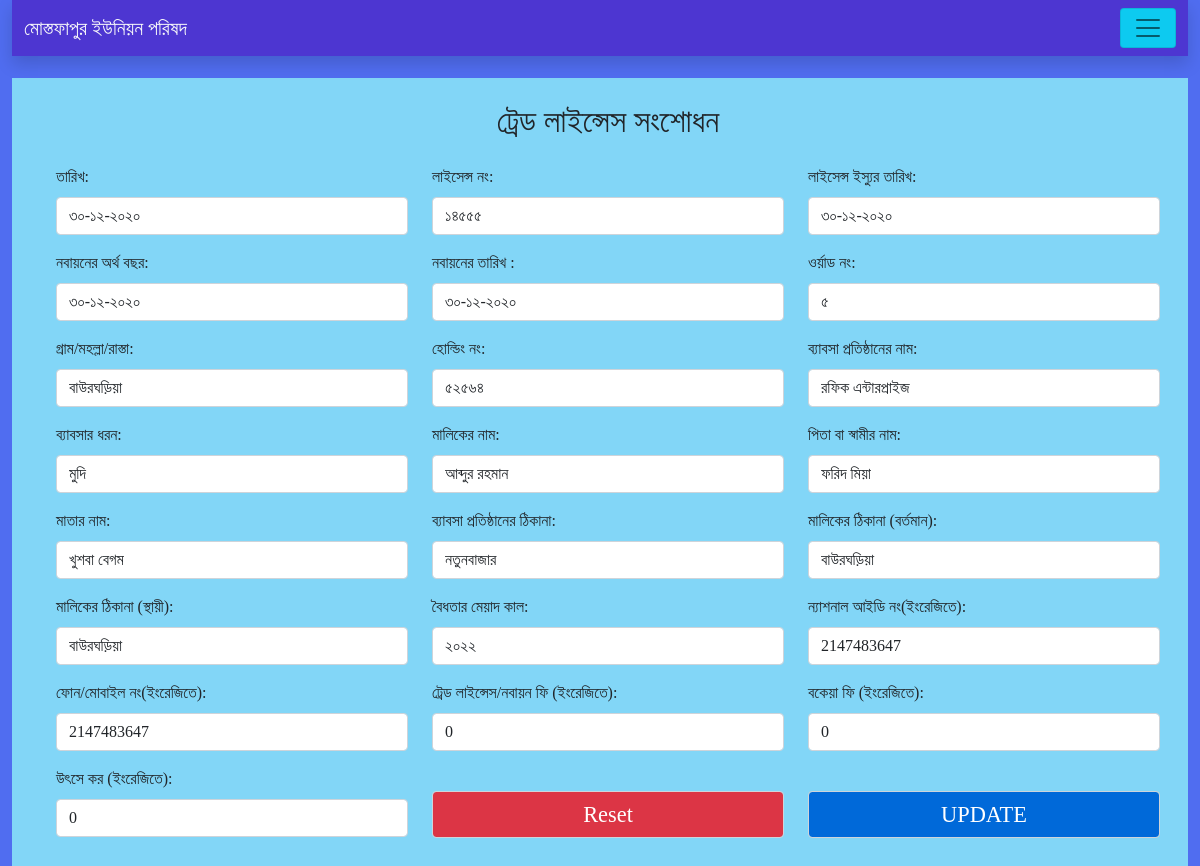
Page /edit_trade.php?status=edit&&id=2 on the committed database.
### tables this page shows
CREATE TABLE `trade` (
  `id` int(50) NOT NULL,
  `t_date` varchar(15) NOT NULL,
  `t_licence_no` varchar(30) NOT NULL,
  `t_licence_day` varchar(15) NOT NULL,
  `t_renewal_y` varchar(15) NOT NULL,
  `t_renewal_d` varchar(15) NOT NULL,
  `t_word` varchar(10) NOT NULL,
  `t_village` varchar(100) NOT NULL,
  `t_holding` varchar(20) NOT NULL,
  `t_business_name` varchar(200) NOT NULL,
  `t_business_type` varchar(200) NOT NULL,
  `t_owner` varchar(100) NOT NULL,
  `t_owner_dad` varchar(100) NOT NULL,
  `t_owner_mom` varchar(100) NOT NULL,
  `t_owner_adr` varchar(200) NOT NULL,
  `t_owner_adr_pr` varchar(200) NOT NULL,
  `t_owner_adr_perm` varchar(200) NOT NULL,
  `t_valid` varchar(50) NOT NULL,
  `t_nid` varchar(20) NOT NULL,
  `t_mobile` varchar(15) NOT NULL,
  `t_trade_fee` int(20) NOT NULL,
  `t_back_fee` int(20) NOT NULL,
  `t_income_tax` int(20) NOT NULL,
  `t_img` varchar(250) NOT NULL
);

### class/admin_back.php (called while the page is built, shortened)
<?php
          class admin_program{
          private $conn;
          public function __construct()
          {
                      $db_host="localhost";
                      $db_user="root";
                      $db_pass="";
                      $db_name="union";
                      $this->conn=mysqli_connect($db_host,$db_user,$db_pass,$db_name);
          }
              function trade_edit($id){
                      $query="SELECT * FROM trade WHERE id=$id";
                      $edit_trade_info=mysqli_query($this->conn,$query);
                      return $edit_trade_info;
              }
        }
?>

### edit_trade.php (the view, shortened to what this page needs)
<?php
         include('class/admin_back.php');
         $obj= new admin_program();
         if(isset($_GET['status'])){
           if($_GET['status']=='edit'){
                $get_id=$_GET['id'];
            $trad_dis=$obj->trade_edit($get_id);
           }
          }
?>
<?php
           include('includes/head.php');
           include('includes/nav.php');
?>
     <div class="trade">
    <div class="container-fluid m-2">
    <?php
         while($r=mysqli_fetch_assoc($trad_dis)){
    ?>
      <form action="" method="POST" class="form p-4" enctype="multipart/form-data">
        <div class="row">
           <h2 class="text-dark pb-3"> ট্রেড লাইন্সেস সংশোধন</h2>
        <div class="col-lg-4 col-md-6">
            <div class="mb-3">
              <label for="date" class="form-label"> তারিখ:</label>
              <input type="text" class="form-control" id="date" name="u_t_date" value="<?php echo $r['t_date'];   ?>">
            </div>
          </div>
          <div class="col-lg-4 col-md-6">
            <div class="mb-3">
              <label for="licence_no" class="form-label"> লাইসেন্স নং:</label>
              <input type="text" class="form-control" id="licence_no" name="u_t_licence_no" value="<?php echo $r['t_licence_no'];   ?>">
            </div>
          </div>
          <div class="col-lg-4 col-md-6">
              <div class="mb-3">
                <label for="licence_day" class="form-label"> লাইসেন্স ইস্যুর তারিখ:</label>
                <input type="text" class="form-control" id="licence_day" name="u_t_licence_day" value="<?php echo $r['t_licence_day'];   ?>">
              </div>
          </div>
          <div class="col-lg-4 col-md-6">
              <div class="mb-3">
                <label for="renewal_y" class="form-label"> নবায়নের অর্থ বছর: </label>
                <input type="text" class="form-control" id="renewal_y" name="u_t_renewal_y" value="<?php echo $r['t_renewal_y'];   ?>">
              </div>
          </div>
          <div class="col-lg-4 col-md-6">
              <div class="mb-3">
                <label for="renewal_d" class="form-label"> নবায়নের তারিখ : </label>
                <input type="text" class="form-control" id="renewal_d" name="u_t_renewal_d" value="<?php echo $r['t_renewal_d'];   ?>">
              </div>
          </div>
          <div class="col-lg-4 col-md-6">
            <div class="mb-3">
                <label for="word" class="form-label"> ওর্য়াড নং:</label>
                  <input type="text" id="word" class="form-control" name="u_t_word" value="<?php echo $r['t_word'];?>">
            </div>
          </div>
          <div class="col-lg-4 col-md-6">
            <div class="mb-3">
              <label for="village" class="form-label"> গ্রাম/মহল্লা/রাস্তা:</label>
              <input type="text" class="form-control" id="village" name="u_t_village" value="<?php echo $r['t_village'];   ?>">
            </div>
          </div>
          <div class="col-lg-4 col-md-6">
            <div class="mb-3">
              <label for="holding" class="form-label">হোল্ডিং নং:</label>
              <input type="text" class="form-control" id="holding" name="u_t_holding" value="<?php echo $r['t_holding'];   ?>">
            </div>
          </div>
          <div class="col-lg-4 col-md-6">
            <div class="mb-3">
              <label for="business" class="form-label">ব্যাবসা প্রতিষ্ঠানের নাম:</label>
              <input type="text" class="form-control" id="business" name="u_t_business_name" value="<?php echo $r['t_business_name'];   ?>">
            </div>
          </div>
          <div class="col-lg-4 col-md-6">
            <div class="mb-3">
              <label for="business_type" class="form-label">ব্যাবসার ধরন:</label>
              <input type="text" class="form-control" id="business_type" name="u_t_business_type" value="<?php echo $r['t_business_type'];   ?>">
            </div>
          </div>
          <div class="col-lg-4 col-md-6">
            <div class="mb-3">
              <label for="owner" class="form-label">মালিকের নাম:</label>
              <input type="text" class="form-control" id="owner" name="u_t_owner" value="<?php echo $r['t_owner'];   ?>">
            </div>
          </div>
          <div class="col-lg-4 col-md-6">
            <div class="mb-3">
              <label for="owner_dad" class="form-label">পিতা বা স্বামীর নাম:</label>
              <input type="text" class="form-control" id="owner_dad" name="u_t_owner_dad" value="<?php echo $r['t_owner_dad'];   ?>">
            </div>
          </div>
          <div class="col-lg-4 col-md-6">
            <div class="mb-3">
              <label for="owner_mom" class="form-label">মাতার নাম:</label>
              <input type="text" class="form-control" id="owner_mom" name="u_t_owner_mom" value="<?php echo $r['t_owner_mom'];   ?>">
            </div>
          </div>
          <div class="col-lg-4 col-md-6">
            <div class="mb-3">
              <label for="owner_adr" class="form-label">ব্যাবসা প্রতিষ্ঠানের ঠিকানা:</label>
              <input type="text" class="form-control" id="owner_adr" name="u_t_owner_adr" value="<?php echo $r['t_owner_adr'];   ?>">
            </div>
          </div>
          <div class="col-lg-4 col-md-6">
            <div class="mb-3">
              <label for="owner_adr_pr" class="form-label">মালিকের ঠিকানা (বর্তমান):</label>
              <input type="text" class="form-control" id="owner_adr_pr" name="u_t_owner_adr_pr" value="<?php echo $r['t_owner_adr_pr'];   ?>">
            </div>
          </div>
          <div class="col-lg-4 col-md-6">
            <div class="mb-3">
              <label for="owner_adr_permanent" class="form-label">মালিকের ঠিকানা (স্থায়ী):</label>
              <input type="text" class="form-control" id="owner_adr_permanent" name="u_t_owner_adr_perm" value="<?php echo $r['t_owner_adr_perm'];   ?>">
            </div>
          </div>
          <div class="col-lg-4 col-md-6">
            <div class="mb-3">
              <label for="valid" class="form-label">বৈধতার মেয়াদ কাল:</label>
              <input type="text" class="form-control" id="valid" name="u_t_valid" value="<?php echo $r['t_valid'];   ?>">
            </div>
          </div>
          <div class="col-lg-4 col-md-6">
            <div class="mb-3">
              <label for="nid" class="form-label">ন্যাশনাল আইডি নং(ইংরেজিতে):</label>
              <input type="number" class="form-control" id="nid" name="u_t_nid" value="<?php echo $r['t_nid'];   ?>">
            </div>
          </div>
          <div class="col-lg-4 col-md-6">
            <div class="mb-3">
              <label for="mobile" class="form-label">ফোন/মোবাইল নং(ইংরেজিতে):</label>
              <input type="number" class="form-control" id="mobile" name="u_t_mobile" value="<?php echo $r['t_mobile'];   ?>">
            </div>
          </div>
          <div class="col-lg-4 col-md-6">
            <div class="mb-3">
              <label for="trade_fee" class="form-label">ট্রেড লাইন্সেস/নবায়ন ফি (ইংরেজিতে):</label>
              <input type="text" class="form-control" id="trade_fee" name="u_t_trade_fee" value="<?php echo $r['t_trade_fee'];   ?>">
            </div>
          </div>
          <div class="col-lg-4 col-md-6">
            <div class="mb-3">
              <label for="back_fee" class="form-label">বকেয়া ফি (ইংরেজিতে):</label>
              <input type="text" class="form-control" id="back_fee" name="u_t_back_fee" value="<?php echo $r['t_back_fee'];   ?>">
            </div>
          </div>
          <div class="col-lg-4 col-md-6">
            <div class="mb-3">
              <label for="income_tax" class="form-label">উৎসে কর (ইংরেজিতে):</label>
              <input type="text" class="form-control" id="income_tax" name="u_t_income_tax" value="<?php echo $r['t_income_tax'];   ?>">
            </div>
          </div>
          <div class="col-lg-4 col-md-6">
            <div class="mb-3 mt-4">
              <input type="reset" class="form-control mu_sub bg-danger" value="Reset">
            </div>
          </div>
          <div class="col-lg-4 col-md-6">
            <div class="mb-3 mt-4">
              <input type="submit" class="form-control mu_sub" value="UPDATE" name="update">
            </div>
          </div>
        </div>
      </form>
<?php
            }
?>
    </div>
  </div>
  <?php
             include('includes/script.php');
?>

### asset/css/style.css (style rules this page uses)
* { margin: 0; padding: 0; box-sizing: border-box; list-style-type: none; }
body { font-family: serif; background:rgb(80, 109, 240); }
h2 { text-align: center; color:#200769; }
.mu_sub { background-color: #0069D9; font-size: 1.4rem; color: #ffff; }
.trade { background: #82d6f7; width: 98%; margin: auto; margin-top: 1.4rem; min-height: 100vh; }

### rows in the picture
trade: u_t_date "৩০-১২-২০২০", u_t_licence_no "১৪৫৫৫", u_t_licence_day "৩০-১২-২০২০", u_t_renewal_y "৩০-১২-২০২০", u_t_renewal_d "৩০-১২-২০২০", u_t_word "৫", u_t_village "বাউরঘড়িয়া", u_t_holding "৫২৫৬৪", u_t_business_name "রফিক এন্টারপ্রাইজ", u_t_business_type "মুদি", u_t_owner "আব্দুর রহমান", u_t_owner_dad "ফরিদ মিয়া", u_t_owner_mom "খুশবা বেগম", u_t_owner_adr "নতুনবাজার", u_t_owner_adr_pr "বাউরঘড়িয়া", u_t_owner_adr_perm "বাউরঘড়িয়া", u_t_valid "২০২২", u_t_nid "2147483647", u_t_mobile "2147483647", u_t_trade_fee "0", u_t_back_fee "0", u_t_income_tax "0"
